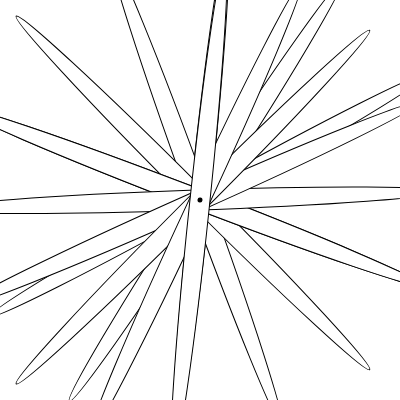
Frame 1 (no input)
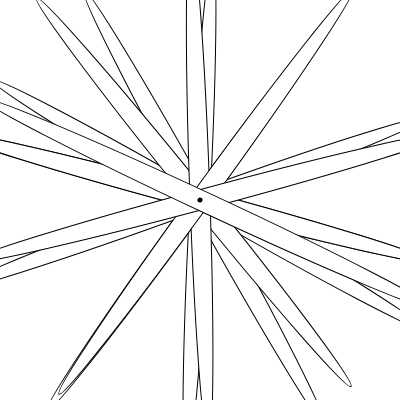
Frame 60 (no input)
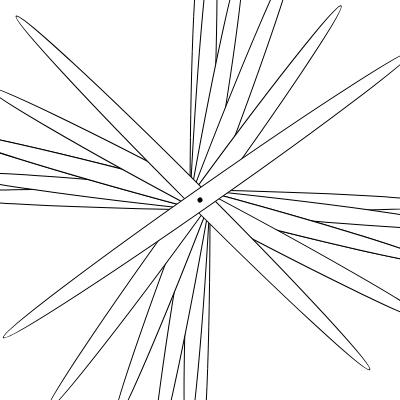
Frame 120 (the mouse pressed at the canvas centre since frame 60)

The p5.js sketch that drew these frames (run headless with seeded random() and noise() and a simulated clock; from frame 60 on, the mouse is pressed at the canvas centre):

// p5.js sketch
// ── sketch.js
let r, g, b = 0

let angle = -30, angleChange = 1;

function setup() {
  createCanvas(400, 400);
}

function draw() {
  background(r, g, b);
  fill(225 - r, 255 - g, 255 - b);
  push(); // левое ухо
    translate(width/2,height/2); // для уха центр будет правее и выше, чем у головы, на 30
    rotate(radians(angle)); // поворачиваем вокруг 0,0 на 30 градусов, смотри в конце draw
    ellipse(10,0,500,20);
    rotate(radians(angle+1));
  ellipse(10,0,500,20);
   rotate(radians(angle+2));
  ellipse(10,0,500,20);
   rotate(radians(angle+3));
  ellipse(10,0,500,20);
   rotate(radians(angle+4));
  ellipse(10,0,500,20);
   rotate(radians(angle+5));
  ellipse(10,0,500,20);
   ellipse(10,0,500,20);
    rotate(radians(angle+6));
  ellipse(10,0,500,20);
   rotate(radians(angle+7));
  ellipse(10,0,500,20);
   rotate(radians(angle+8));
  ellipse(10,0,500,20);
   rotate(radians(angle+9));
  ellipse(10,0,500,20);
   rotate(radians(angle+10));
  ellipse(10,0,500,20);
  
  
  
  
    strokeWeight(5);
    point(0,0);
  pop();
  
  angle = angle + angleChange; // увеличиваем или уменьшаем 

}

function make() {
  r = etovVodr.value
  g = etovVodg.value
  b =etovVodb.value
  
}
function randomi() {
 etovVodr.value = round(random(0,255))
  etovVodg.value = round (random(0,255))
  etovVodb.value = round (random(0,255))
  make ();
}
  function rr() {
 etovVodr.value = 255
   etovVodg.value = 0
    etovVodb.value = 0
  make ();
  }
  function gg() {
 etovVodr.value = 0
  etovVodg.value = 255
  etovVodb.value = 0
  make ();
  }
  function bb() {
 etovVodr.value = 0
   etovVodg.value = 0
  etovVodb.value = 255
  make ();
  
  
}
 angle = angle + angleChange; // увеличиваем или уменьшаем 
